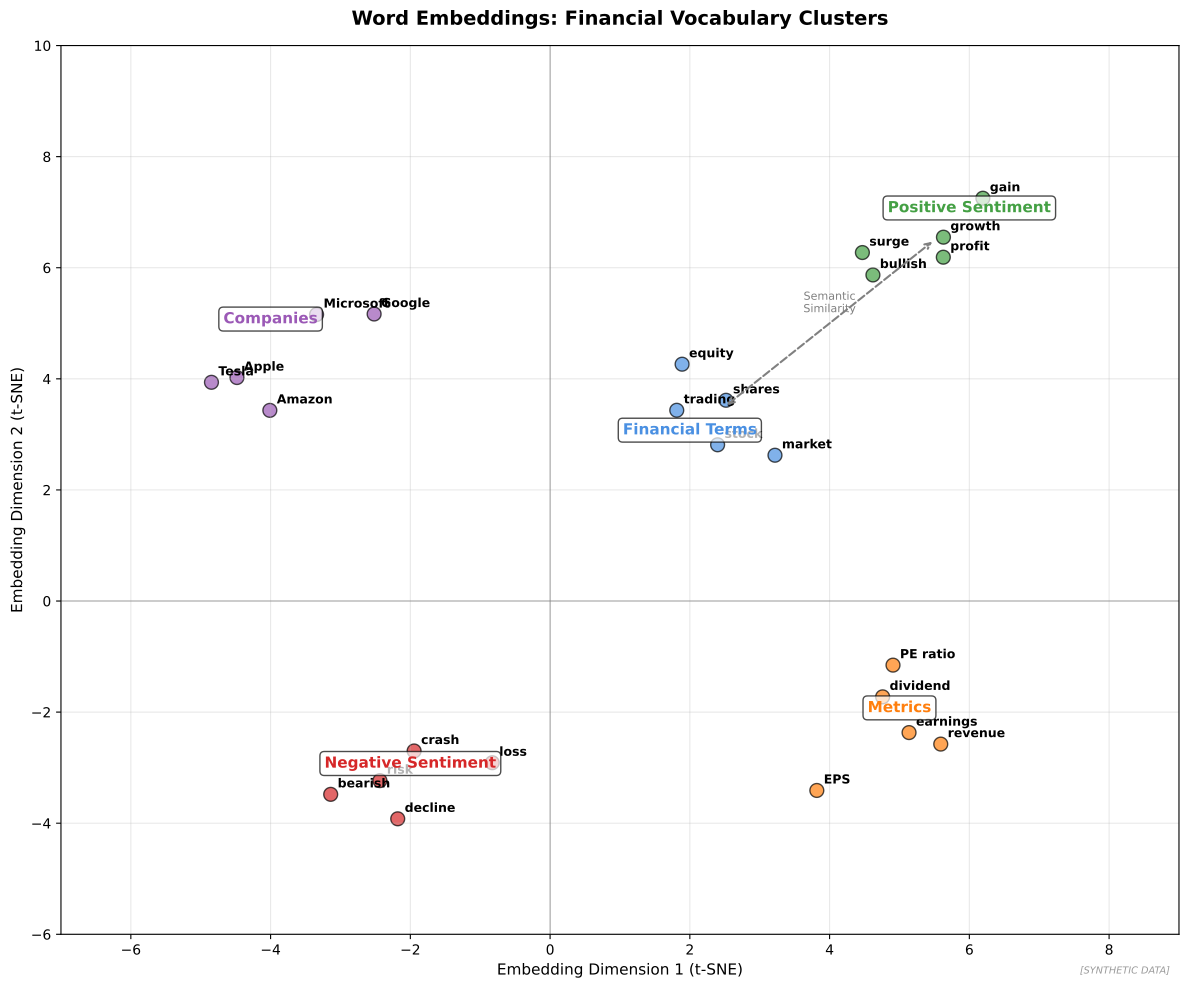

Write Python code to recreate this figure.
"""
Word Embeddings Visualization
Financial word vectors in 2D

Output: word_embeddings.pdf
Module: module_03_ai_ml
Lesson: 32 - NLP in Finance
"""

from pathlib import Path
import matplotlib.pyplot as plt
import numpy as np

CHART_METADATA = {
    'title': 'Word Embeddings',
    'module': 'module_03_ai_ml',
    'lesson': 32,
    'url': 'https://github.com/Digital-AI-Finance/digital-finance/tree/main/module_03_ai_ml/figures/word_embeddings'
}

plt.rcParams.update({'font.size': 10, 'axes.labelsize': 10})

def create_chart():
    fig, ax = plt.subplots(figsize=(12, 10))

    np.random.seed(42)

    # Word clusters (simulated 2D projections)
    clusters = {
        'Financial Terms': {
            'words': ['stock', 'equity', 'shares', 'market', 'trading'],
            'center': (2, 3),
            'color': '#4A90E2'
        },
        'Positive Sentiment': {
            'words': ['growth', 'profit', 'gain', 'surge', 'bullish'],
            'center': (6, 7),
            'color': '#44A044'
        },
        'Negative Sentiment': {
            'words': ['loss', 'decline', 'crash', 'bearish', 'risk'],
            'center': (-2, -3),
            'color': '#D62728'
        },
        'Companies': {
            'words': ['Apple', 'Google', 'Amazon', 'Tesla', 'Microsoft'],
            'center': (-4, 5),
            'color': '#9B59B6'
        },
        'Metrics': {
            'words': ['revenue', 'earnings', 'PE ratio', 'dividend', 'EPS'],
            'center': (5, -2),
            'color': '#FF7F0E'
        }
    }

    for cluster_name, data in clusters.items():
        center = data['center']
        words = data['words']
        color = data['color']

        # Scatter words around cluster center
        x_coords = [center[0] + np.random.randn() * 0.8 for _ in words]
        y_coords = [center[1] + np.random.randn() * 0.8 for _ in words]

        ax.scatter(x_coords, y_coords, s=100, c=color, alpha=0.7, edgecolors='black')

        for word, x, y in zip(words, x_coords, y_coords):
            ax.annotate(word, (x, y), xytext=(5, 5), textcoords='offset points',
                       fontsize=9, fontweight='bold')

        # Cluster label
        ax.annotate(cluster_name, center, fontsize=11, fontweight='bold',
                   color=color, ha='center',
                   bbox=dict(boxstyle='round', facecolor='white', alpha=0.7))

    # Draw relationship arrows
    ax.annotate('', xy=(5.5, 6.5), xytext=(2.5, 3.5),
               arrowprops=dict(arrowstyle='<->', color='gray', lw=1.5, ls='--'))
    ax.text(4, 5.2, 'Semantic\nSimilarity', fontsize=8, ha='center', color='gray')

    ax.set_xlabel('Embedding Dimension 1 (t-SNE)', fontsize=11)
    ax.set_ylabel('Embedding Dimension 2 (t-SNE)', fontsize=11)
    ax.set_title('Word Embeddings: Financial Vocabulary Clusters', fontsize=14, fontweight='bold', pad=15)
    ax.set_xlim(-7, 9)
    ax.set_ylim(-6, 10)
    ax.grid(True, alpha=0.3)
    ax.axhline(y=0, color='gray', linewidth=0.5)
    ax.axvline(x=0, color='gray', linewidth=0.5)

    fig.text(0.98, 0.02, '[SYNTHETIC DATA]', fontsize=7, color='#999999', ha='right', style='italic')
    plt.tight_layout()

    output_path = Path(__file__).parent / 'word_embeddings.pdf'
    plt.savefig(output_path, format='pdf', dpi=300, bbox_inches='tight')
    plt.close()
    print(f"Chart saved to: {output_path}")
    return output_path

if __name__ == '__main__':
    create_chart()
